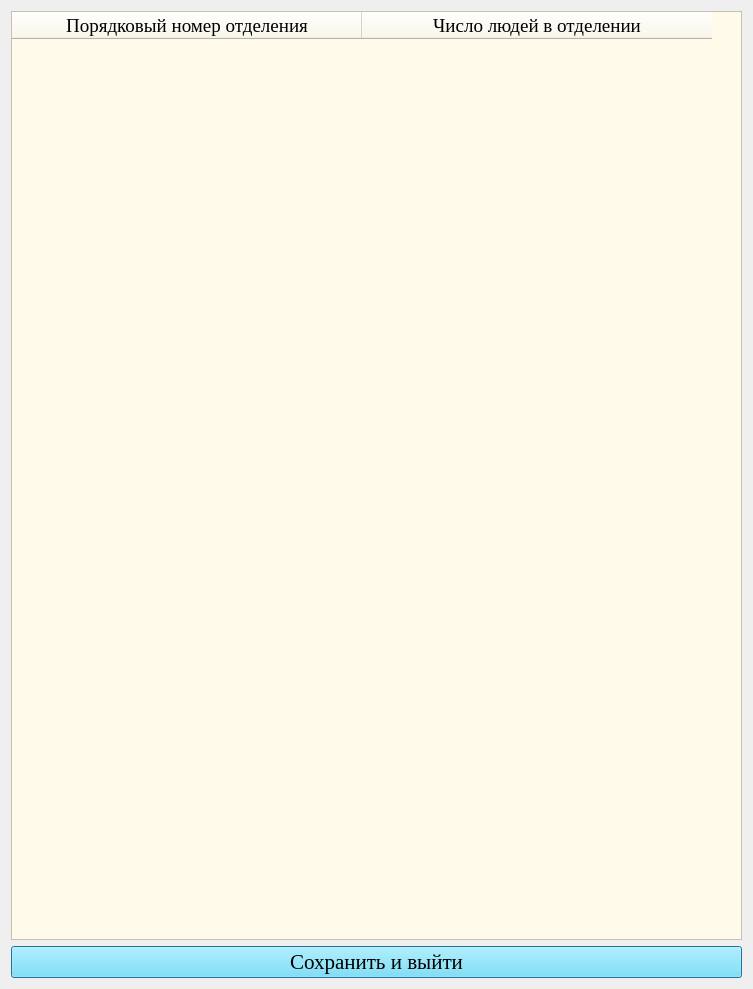
<?xml version="1.0" encoding="UTF-8"?>
<ui version="4.0">
 <class>winTableNumPeopleInSquad</class>
 <widget class="QDialog" name="winTableNumPeopleInSquad">
  <property name="geometry">
   <rect>
    <x>0</x>
    <y>0</y>
    <width>753</width>
    <height>989</height>
   </rect>
  </property>
  <property name="windowTitle">
   <string>Таблица численности отделений</string>
  </property>
  <layout class="QVBoxLayout" name="verticalLayout">
   <item>
    <widget class="QTableWidget" name="tableNumPeopleInSquad">
     <property name="font">
      <font>
       <family>Times New Roman</family>
       <pointsize>14</pointsize>
      </font>
     </property>
     <property name="styleSheet">
      <string notr="true">background-color: #fffaea;</string>
     </property>
     <attribute name="horizontalHeaderDefaultSectionSize">
      <number>350</number>
     </attribute>
     <column>
      <property name="text">
       <string>Порядковый номер отделения</string>
      </property>
      <property name="font">
       <font>
        <pointsize>14</pointsize>
       </font>
      </property>
     </column>
     <column>
      <property name="text">
       <string>Число людей в отделении</string>
      </property>
      <property name="font">
       <font>
        <pointsize>14</pointsize>
       </font>
      </property>
     </column>
    </widget>
   </item>
   <item>
    <widget class="QPushButton" name="btnExitAndClose">
     <property name="font">
      <font>
       <family>Times New Roman</family>
       <pointsize>16</pointsize>
      </font>
     </property>
     <property name="styleSheet">
      <string notr="true">background-color: #66e3ff;</string>
     </property>
     <property name="text">
      <string>Сохранить и выйти</string>
     </property>
    </widget>
   </item>
  </layout>
 </widget>
 <resources/>
 <connections/>
</ui>
